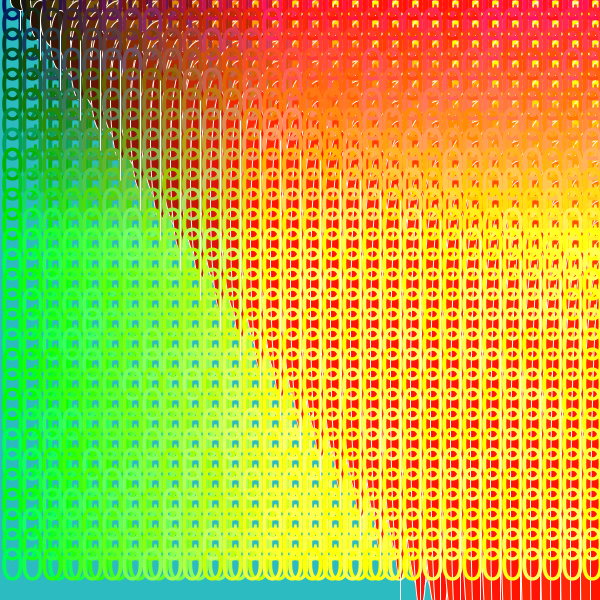
Frame 1 (no input)
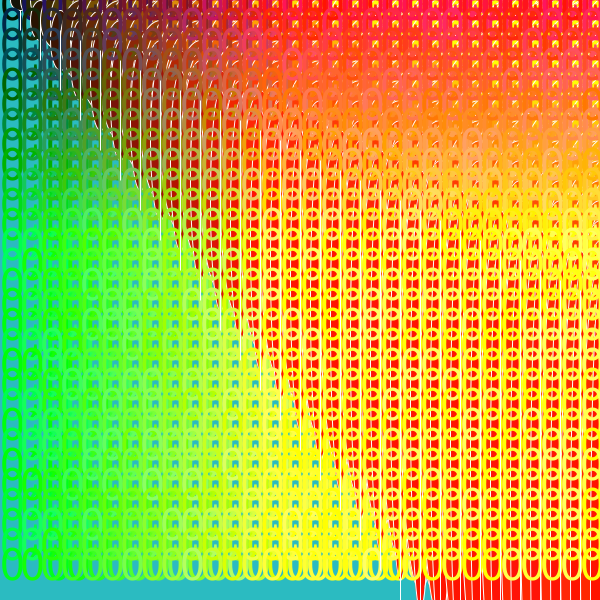
Frame 60 (the mouse pressed at the canvas centre just before this capture)
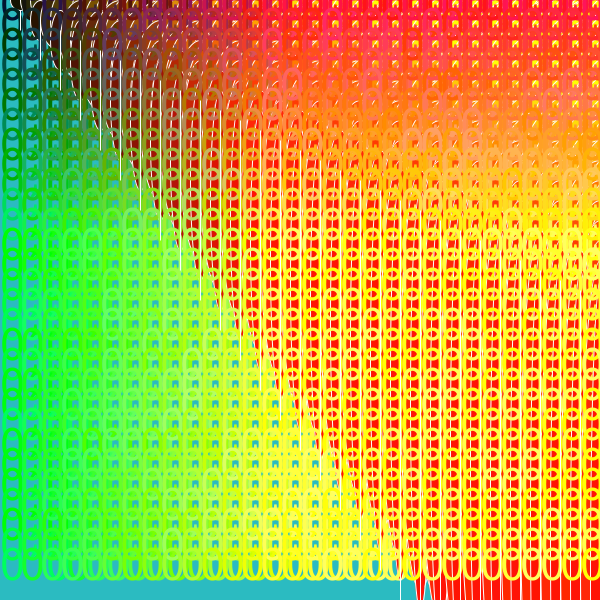
Frame 120 (the mouse held since frame 60 and released just before this capture)

The Processing sketch that drew these frames (run headless with seeded random() and noise(); from frame 60 on, the mouse is pressed at the canvas centre):

// Processing sketch: processing_26271
// ── processing_26271.pde

void setup (){
  size(600,600);
}
void draw(){
background(43,187,193);

  for(int i=0; i<600; i = i+20){
    for(int j=0; j<600; j=j+20){
      
  textSize(50);
  fill(i,j,random(100));
  text ("0*0",i, j);
   
   fill(0,100);
   stroke(255);
  
   fill(i+j,j,random(10));
   ellipse(i+j,i,j,i+j);
  }
}
}
